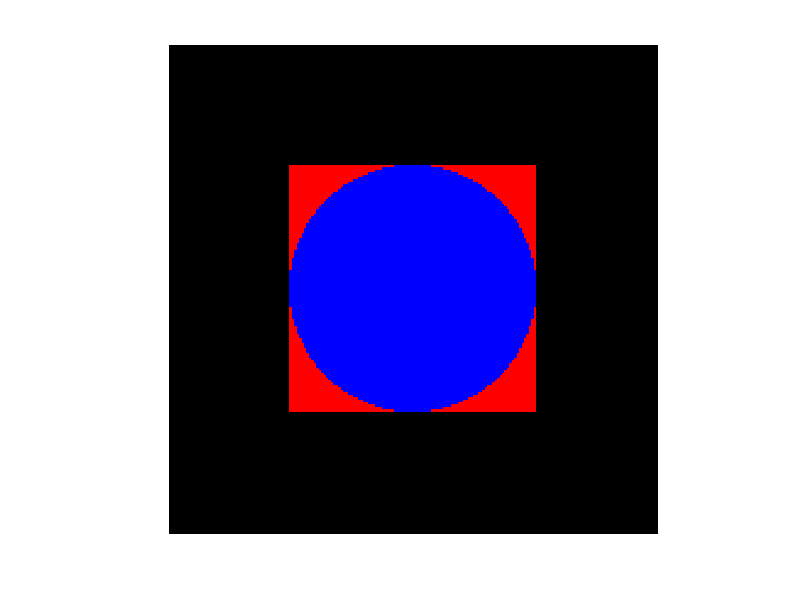

Here is the MATLAB script that generated this plot:
clc,clear,close all;
img = zeros(200,200,'uint8');

alpha = 100;
beta = 100;
r = 50;

for x = 50 : 150
    for y = 50 : 150
        sum = round( sqrt( (x - alpha) * (x - alpha) + (y - beta) * (y - beta) ));
        if sum <= r
           img(x,y,3) = 255;
        else
            img(x,y,1) = 255;
        end

    end
end

imshow(img)